Frame 1 (no input): blank canvas, image omitted
Frame 60 (the mouse pressed at the canvas centre just before this capture): blank canvas, image omitted
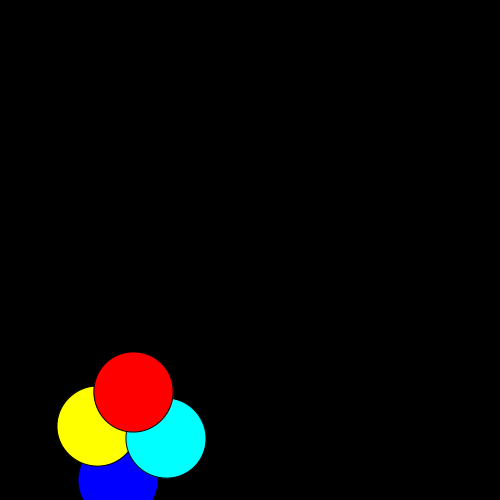
Frame 120 (the mouse held since frame 60 and released just before this capture)

The Processing sketch whose frames 1 and 60 were blank and that drew this single picture after the mouse press (run headless with seeded random() and noise(); from frame 60 on, the mouse is pressed at the canvas centre):

// Processing sketch: processing_154792
// ── processing_154792.pde

void setup()
{
size(500,500);
background(0);
}
void draw()
{
if(mousePressed == true){
}
fill(255, 0, 0);

  translate(mouseX, mouseY);
  rotate(radians(100));
  
  ellipseMode(CENTER); 
  fill(0,0,255);
  ellipse(250,90,80,80);
  fill(255, 255, 0);
  ellipse(200, 120, 80, 80);
  fill(0,255,255);
  ellipse(200, 50, 80, 80);
  fill(255,0,0);
  ellipse(160,90,80,80);
  
  }
